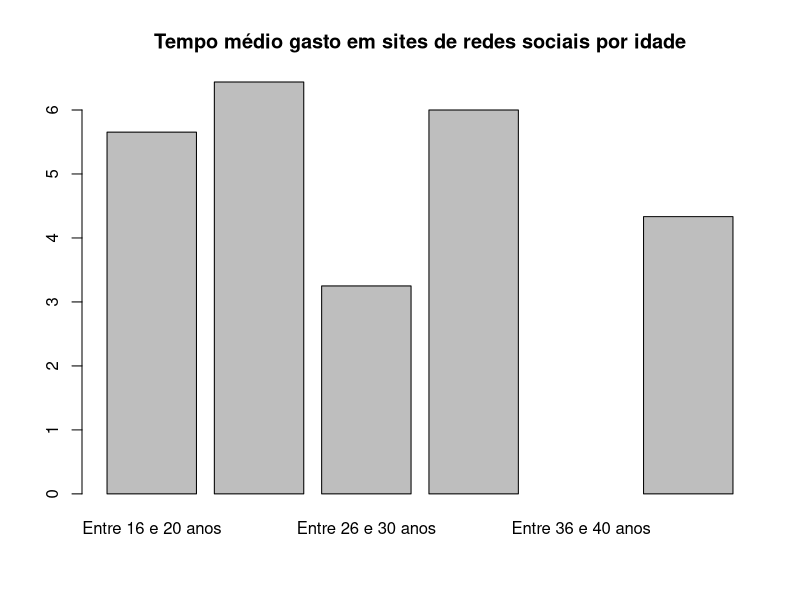
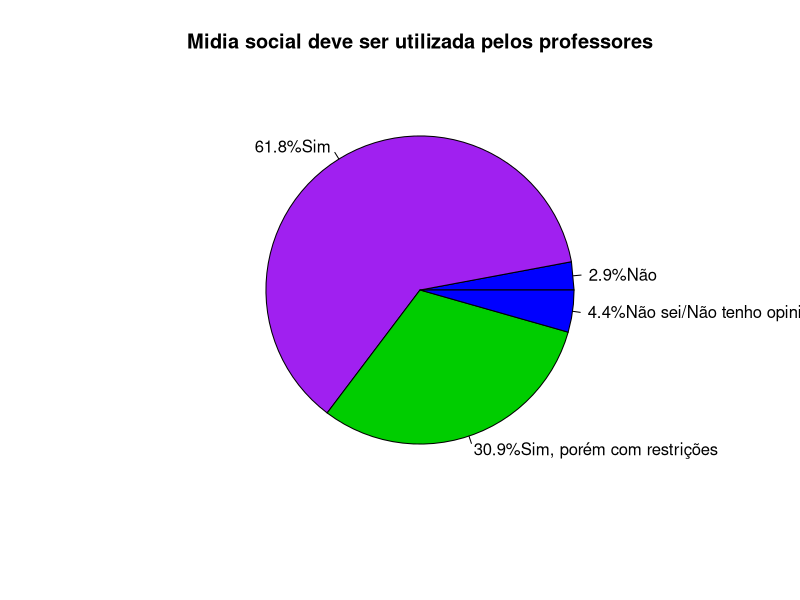
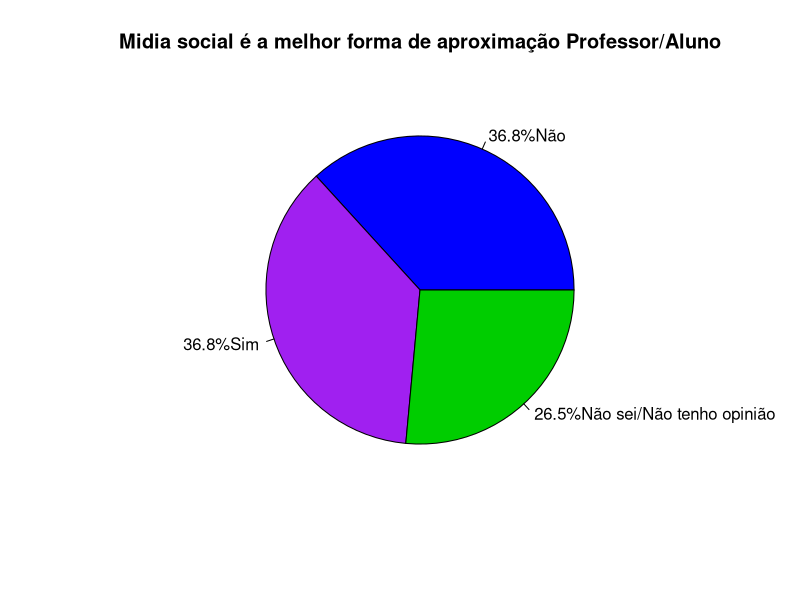
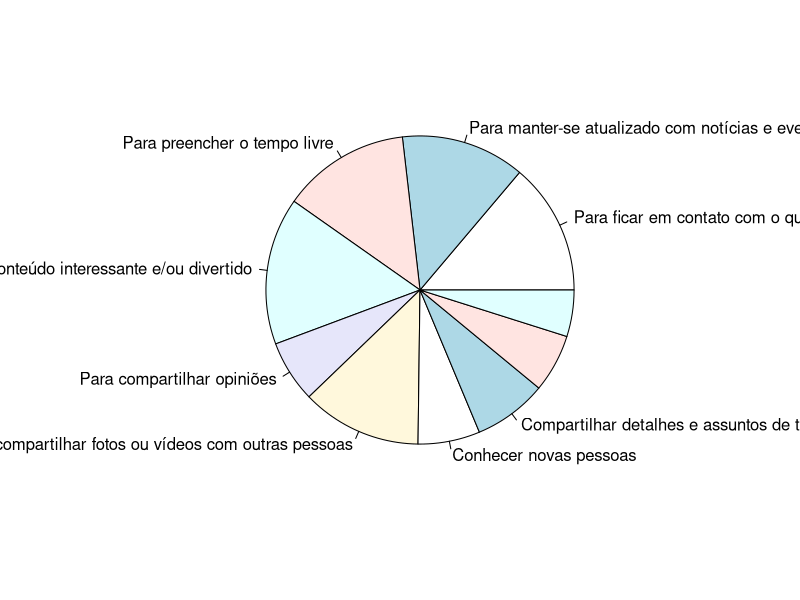

Here is the R script that generated these plots, in order:
## ---- chunk 1
if (!require(readxl)) install.packages('readxl')
library(readxl)

df <- read_excel("../dados/umses_alunos_2018.xlsx")
## ---- chunk 2
idade1 <- subset(df, idade == 1)
idade2 <- subset(df, idade == 2)
idade3 <- subset(df, idade == 3)
idade4 <- subset(df, idade == 4)
idade5 <- subset(df, idade == 5)
idade6 <- subset(df, idade == 6)

md1 <- mean(idade1$tempogasto)
md2 <- mean(idade2$tempogasto)
md3 <- mean(idade3$tempogasto)
md4 <- mean(idade4$tempogasto)
md5 <- mean(idade5$tempogasto)
md6 <- mean(idade6$tempogasto)

idtemp <- data.frame(idade = c("Entre 16 e 20 anos" , "Entre 21 e 25 anos", "Entre 26 e 30 anos", "Entre 30 e 35 anos", "Entre 36 e 40 anos", "Acima de 40 anos"),
                     tempo = c(md1, md2, md3, md4, md5, md6))

barplot(idtemp$tempo, names.arg= idtemp$idade, main = "Tempo médio gasto em sites de redes sociais por idade" )
## ---- chunk 3
uacad=table(df$usoacademico)
lblua <- c("Não", "Sim", "Sim, porém com restrições", "Não sei/Não tenho opinião")
pctua <- round(uacad/sum(uacad)*100, digits=1)
lblua <- paste0(pctua, "%", lblua)
pie(uacad, labels = lblua, edges = 100, angle = 45, col = c("blue","purple", "green3"), border = NULL,
    lty = NULL, main = "Midia social deve ser utilizada pelos professores")
## ---- chunk 4
aprox=table(df$profchegaal)
lblap <- c("Não", "Sim", "Não sei/Não tenho opinião")
pctap <- round(aprox/sum(aprox)*100, digits=1)
lblap <- paste0(pctap, "%", lblap)
pie(aprox, labels = lblap, edges = 100, angle = 45, col = c("blue","purple", "green3"), border = NULL,
    lty = NULL, main = "Midia social é a melhor forma de aproximação Professor/Aluno")
## ---- chunk 5
contato <- df[df$contato == 1,]
atualizado <- df[df$atualizado == 1,]
preencher <- df[df$preencher == 1,]
encontrar <- df[df$encontrar == 1,]
compopiniao <- df[df$compopiniao == 1,]
compfoto <- df[df$compfoto == 1,]
amigosja <- df[df$amigosja == 1,]
profnetwork <- df[df$profnetwork == 1,]
novaamizade <- df[df$novaamizade == 1,]
compdetalhe <- df[df$compdetalhe == 1,]
x<-c(table(contato$melhoraresul)[2], table(atualizado$melhoraresul)[2],
     table(preencher$melhoraresul)[2], table(encontrar$melhoraresul)[2],
     table(compopiniao$melhoraresul)[2], table(compfoto$melhoraresul)[2],
     table(amigosja$melhoraresul)[2], table(profnetwork$melhoraresul)[2],
     table(novaamizade$melhoraresul)[2], table(compdetalhe$melhoraresul)[2])
n<-c("Para ficar em contato com o que os amigos estão fazendo",
     "Para manter-se atualizado com notícias e eventos atuais",
     "Para preencher o tempo livre",
     "Para encontrar conteúdo interessante e/ou divertido",
     "Para compartilhar opiniões",
     "Para compartilhar fotos ou vídeos com outras pessoas",
     "Conhecer novas pessoas",
     "Compartilhar detalhes e assuntos de trabalho")
pie(x, labels = n)
## ---- chunk 6
# ToDo: gráfico lucas
